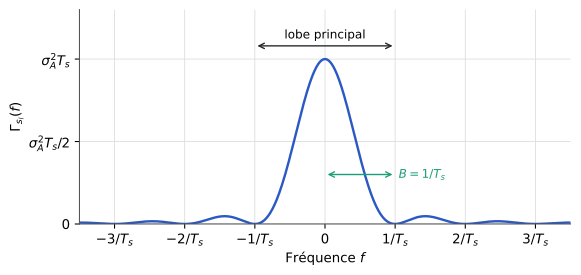

The script that drew this image:
"""Figure — DSP d'un signal mis en forme par une porte de durée Ts (TS227, chapitre 3).
D'après les notes de cours [notes, f. 5 v°] et la correction du TD [td-correction, p. 9], redessinée.
Axes normalisés : f·Ts et Γ/(σ_A² Ts) = sinc²(f Ts). Échelle linéaire."""
import matplotlib
matplotlib.use("svg")
import matplotlib.pyplot as plt
import matplotlib.ticker as mticker
import numpy as np
from pathlib import Path

# --- Style commun des figures Bristol (recopié dans chaque script) ---
plt.rcParams.update({
    "font.family": "DejaVu Sans", "mathtext.fontset": "dejavusans", "font.size": 10,
    "axes.grid": True, "grid.color": "#DADADA", "grid.linewidth": 0.6,
    "axes.edgecolor": "#555555", "axes.linewidth": 0.8,
    "axes.spines.top": False, "axes.spines.right": False,
    "lines.linewidth": 1.8, "legend.frameon": False,
    "svg.hashsalt": "bristol",  # rendu SVG reproductible
})
BLEU, VERT, MAGENTA, ORANGE = "#2B59C3", "#1B9E77", "#A23B72", "#E08A1E"
GRIS = "#7E889B"   # éléments ajoutés par rapport à la source (conventions.md § 9)
ENCRE = "#222222"

def virgule(ax, axes="xy"):
    """Virgule décimale et vrai signe moins sur les graduations."""
    f = mticker.FuncFormatter(lambda x, _: f"{x:g}".replace(".", ",").replace("-", "−"))
    if "x" in axes: ax.xaxis.set_major_formatter(f)
    if "y" in axes: ax.yaxis.set_major_formatter(f)

def sauver(fig):
    fig.savefig(Path(__file__).with_suffix(".svg"), bbox_inches="tight", metadata={"Date": None})
# --- Fin du style commun ---
x = np.linspace(-3.5, 3.5, 3001)
fig, ax = plt.subplots(figsize=(6.6, 2.9))
ax.plot(x, np.sinc(x) ** 2, color=BLEU)
ax.annotate("", xy=(-1, 1.08), xytext=(1, 1.08), arrowprops=dict(arrowstyle="<->", color=ENCRE, lw=1))
ax.text(0, 1.11, "lobe principal", ha="center", va="bottom", fontsize=9)
ax.annotate("", xy=(0, 0.3), xytext=(1, 0.3), arrowprops=dict(arrowstyle="<->", color=VERT, lw=1))
ax.text(1.05, 0.3, r"$B = 1/T_s$", ha="left", va="center", color=VERT, fontsize=9)
ax.set_xlim(-3.5, 3.5); ax.set_ylim(0, 1.3)
ax.set_xticks([-3, -2, -1, 0, 1, 2, 3])
ax.set_xticklabels(["$-3/T_s$", "$-2/T_s$", "$-1/T_s$", "$0$", "$1/T_s$", "$2/T_s$", "$3/T_s$"])
ax.set_yticks([0, 0.5, 1]); ax.set_yticklabels(["$0$", r"$\sigma_A^2 T_s/2$", r"$\sigma_A^2 T_s$"])
ax.set_xlabel("Fréquence $f$", labelpad=4); ax.set_ylabel(r"$\Gamma_{s_l}(f)$")
sauver(fig)
